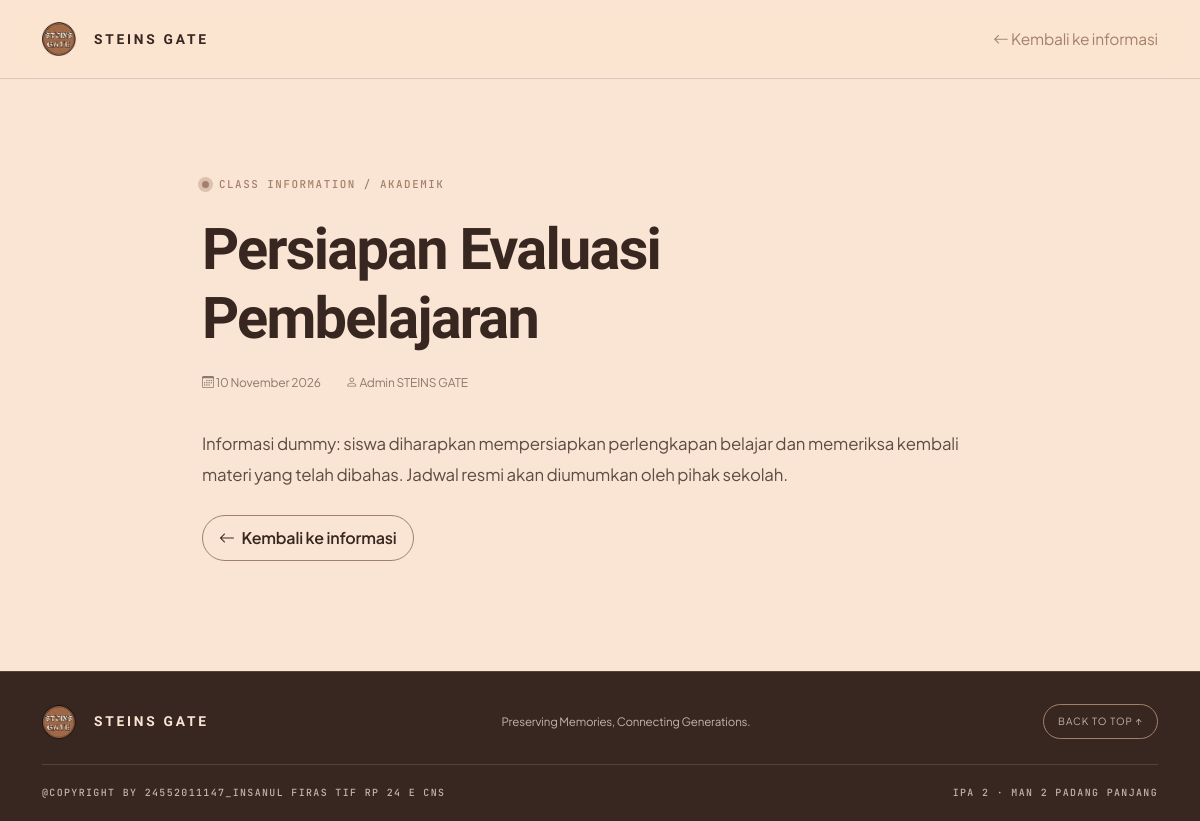
Screenshot of /detail.php?id=1 with the database file from the repository.
### tables this page shows
CREATE TABLE `informasi` (
  `id` int(11) NOT NULL,
  `kategori_id` int(11) DEFAULT NULL,
  `judul` varchar(180) NOT NULL,
  `isi` text NOT NULL,
  `gambar` varchar(255) DEFAULT NULL,
  `penulis` varchar(100) DEFAULT 'Admin STEINS GATE',
  `status` enum('draft','published') DEFAULT 'published',
  `tanggal_publikasi` date NOT NULL,
  `created_at` timestamp NULL DEFAULT current_timestamp(),
  `updated_at` timestamp NULL DEFAULT current_timestamp() ON UPDATE current_timestamp()
);

CREATE TABLE `kategori_informasi` (
  `id` int(11) NOT NULL,
  `nama` varchar(80) NOT NULL
);

### detail.php (the view, shortened to what this page needs)
<?php
require_once __DIR__ . '/config/database.php';
require_once __DIR__ . '/includes/functions.php';
$id = filter_input(INPUT_GET, 'id', FILTER_VALIDATE_INT);
$info = null;
if ($id !== false && $id !== null && $id > 0) {
    $stmt = $pdo->prepare("
        SELECT
            i.*,
            k.nama AS kategori
        FROM informasi i
        LEFT JOIN kategori_informasi k
            ON k.id = i.kategori_id
        WHERE i.id = ?
          AND i.status = 'published'
        LIMIT 1
    ");
    $stmt->execute([$id]);
    $info = $stmt->fetch(PDO::FETCH_ASSOC);
}
$fromDashboard = (
    ($_GET['from'] ?? '') === 'dashboard'
);
if ($fromDashboard) {
    $backUrl = BASE_URL . '/dashboard/informasi.php';
    $backLabel = 'Kembali ke Informasi Kelas';
} else {
    $backUrl = BASE_URL . '/index.php#informasi';
    $backLabel = 'Kembali ke informasi';
}
include __DIR__ . '/includes/header.php';
?>
<nav class="navbar site-nav">
    <div class="container">
        <a
            class="navbar-brand brand"
            href="<?= BASE_URL ?>/index.php"
        >
            <?= brand_mark() ?>
            STEINS GATE
        </a>
        <a
            href="<?= e($backUrl) ?>"
            class="text-link"
        >
            <i class="bi bi-arrow-left"></i>
            <?= e($backLabel) ?>
        </a>
    </div>
</nav>
<main class="detail-wrap">
    <div class="container narrow-container">
        <?php if (!$info): ?>
            <!-- ========================================
                 INFORMASI TIDAK DITEMUKAN
            ======================================== -->
            <div class="not-found">
                <span>
                    404 / ARCHIVE NOT FOUND
                </span>
                <h1>
                    Informasi tidak
                    <br>
                    <em>ditemukan.</em>
                </h1>
                <p>
                    Informasi mungkin telah dihapus,
                    belum dipublikasikan, atau alamat
                    yang kamu buka tidak valid.
                </p>
                <a
                    href="<?= e($backUrl) ?>"
                    class="btn btn-brown"
                >
                    <i class="bi bi-arrow-left me-1"></i>
                    <?= e($backLabel) ?>
                </a>
            </div>
        <?php else: ?>
            <div class="section-kicker">
                CLASS INFORMATION /
                <?= e(strtoupper($info['kategori'] ?? 'GENERAL')) ?>
            </div>
            <h1 class="detail-title">
                <?= e($info['judul']) ?>
            </h1>
            <div class="detail-meta">
                <span>
                    <i class="bi bi-calendar3"></i>
                    <?= date(
                        'd F Y',
                        strtotime($info['tanggal_publikasi'])
                    ) ?>
                </span>
                <span>
                    <i class="bi bi-person"></i>
                    <?= e(
                        $info['penulis'] ?? 'Admin STEINS GATE'
                    ) ?>
                </span>
            </div>
            <article class="detail-content">
                <?= nl2br(e($info['isi'])) ?>
            </article>
            <a
                href="<?= e($backUrl) ?>"
                class="btn btn-outline-brown mt-4"
            >
                <i class="bi bi-arrow-left me-1"></i>
                <?= e($backLabel) ?>
            </a>
        <?php endif; ?>
    </div>
</main>
<?php include __DIR__ . '/includes/footer.php'; ?>

### assets/css/style.css (style rules this page uses)
:root { --taupe: #A2816C; --medium: #8B6D5A; --brown: #5E4C43; --dark: #372720; --outline: #0D0402; --cream: #FAE4D3; --warm: #C4B3A9; --bg: #FAE4D3; --surface: #fff3e9; --text: #5E4C43; --heading: #372720; --line: rgba(13, 4, 2, .13); --shadow: 0 18px 50px rgba(55, 39, 32, .08); }
* { box-sizing: border-box; }
html { scroll-behavior: smooth; }
body { margin: 0; font-family: 'Manrope', sans-serif; background: var(--bg); color: var(--text); transition: background .25s ease, color .25s ease; }
a { color: inherit; text-decoration: none; }
.site-nav { position: relative; background: color-mix(in srgb, var(--bg) 92%, transparent); backdrop-filter: blur(16px); border-bottom: 1px solid var(--line); z-index: 20; }
.navbar { padding: 17px 0; }
.brand { display: inline-flex; align-items: center; gap: 10px; color: var(--heading) !important; font-size: .86rem; font-weight: 700; letter-spacing: .16em; }
.nav-link:hover, .text-link { color: var(--taupe) !important; }
.btn-outline-brown { border: 1px solid var(--medium); border-radius: 4px; color: var(--text); }
.eyebrow, .section-kicker { display: block; font-size: .68rem; font-weight: 700; letter-spacing: .2em; }
.detail-wrap { min-height: 65vh; padding: 90px 0 110px; }
.narrow-container { max-width: 820px; }
.detail-title { margin: 20px 0; color: var(--heading); font-family: 'DM Serif Display', serif; font-size: clamp(2.5rem, 6vw, 4.5rem); }
.detail-meta { display: flex; margin-bottom: 35px; gap: 25px; font-size: .75rem; opacity: .7; }
.detail-content { color: var(--text); font-size: 1rem; line-height: 2; }

### assets/css/dashboard-pages.css (style rules this page uses)
:root { --sg-radius: 20px; --sg-glass: rgba(255, 243, 233, .82); }
body { font-family: 'Manrope', sans-serif; letter-spacing: -.012em; }
h1,h2,h3,h4,.dash-welcome,.page-heading h1 { font-family: 'DM Serif Display', serif; letter-spacing: -.025em; }
.btn-brown,.btn-outline-brown,.btn-outline-secondary { border-radius: 11px; padding: 10px 16px; font-weight: 800; transition: .2s ease; }

### assets/css/modern.css (style rules this page uses)
:root { --font-body: 'Plus Jakarta Sans', system-ui, sans-serif; --font-display: 'Sora', 'Plus Jakarta Sans', sans-serif; --font-mono: 'JetBrains Mono', ui-monospace, monospace; --card: var(--surface); --muted: var(--text); --radius: 20px; --radius-sm: 12px; --ease: cubic-bezier(.22, .8, .24, 1); --glow: rgba(162, 129, 108, .35); --shadow: 0 1px 2px rgba(55, 39, 32, .05), 0 20px 50px -20px rgba(55, 39, 32, .28); }
body { font-family: var(--font-body); font-size: 15.5px; line-height: 1.65; -webkit-font-smoothing: antialiased; text-rendering: optimizeLegibility; }
h1, h2, h3, h4, h5, .hero-title, .section-title, .detail-title, .dash-welcome, .page-heading h1, .auth-card h1, .history-hero h1, .students-hero h1, .not-found h1, .info-card h3, .activity-card h3, .panel-heading h3, .welcome-panel h3, .memory-cta h2, .timeline-item h3, .student-info h3 { font-family: var(--font-display) !important; font-weight: 600; letter-spacing: -.03em; }
.eyebrow, .section-kicker, .heading-note, .hero-meta, .panel-heading span, .sidebar-label, .card-topline, .stat-item span, .students-total small, .auth-copyright, .dash-footer, .footer-bottom, .hero-stamp span, .hero-stamp small { font-family: var(--font-mono); font-weight: 500; letter-spacing: .14em; text-transform: uppercase; }
.section-kicker { color: var(--taupe); display: inline-flex; align-items: center; gap: 10px; font-size: .68rem; }
.section-kicker::before { content: ""; width: 7px; height: 7px; border-radius: 50%; background: var(--taupe); box-shadow: 0 0 0 4px var(--glow); }
.btn { font-family: var(--font-body); font-weight: 600; transition: transform .25s var(--ease), box-shadow .25s var(--ease), background .25s, color .25s, border-color .25s; }
.btn-brown, .btn-outline-brown, .btn-cream, .btn-glass, .btn-outline-secondary, .btn-outline-danger { border-radius: 999px !important; }
.btn-outline-brown { border-color: var(--taupe); color: var(--heading); }
.site-nav { position: sticky; top: 0; background: color-mix(in srgb, var(--bg) 78%, transparent); backdrop-filter: saturate(160%) blur(18px); }
.brand { font-family: var(--font-display); letter-spacing: .2em; font-weight: 700; }
.detail-title { font-size: clamp(2.2rem, 5vw, 3.6rem); }
.detail-content { font-size: 1.05rem; line-height: 1.9; }

### rows the page displays
informasi: kategori.nama "AKADEMIK", judul "Persiapan Evaluasi Pembelajaran", tanggal_publikasi "10 November 2026", penulis "Admin STEINS GATE", isi "Informasi dummy: siswa diharapkan mempersiapkan perlengkapan belajar dan memeriksa kembali materi yang telah dibahas. Jadwal resmi akan diumumkan oleh pihak sekolah."

### other values shown
$backLabel "Kembali ke informasi"
COPYRIGHT_TEXT "@COPYRIGHT BY 24552011147_INSANUL FIRAS TIF RP 24 E CNS"
